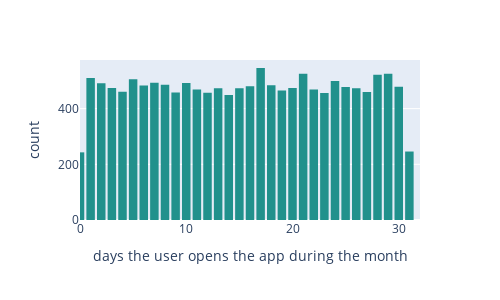

Source (notebook cell):
### Code cell
# Histogram
fig = px.histogram(data_frame=df, x='activity_days',
                   labels={'activity_days':'days the user opens the app during the month'},
                   range_x=[0,df.activity_days.max()+1], nbins=50,
                   color_discrete_sequence=["#21918c"])
fig.update_layout(height=300, width=500, bargap=.2)

### Figure 1 — Plotly figure (JSON) as saved in the notebook; plotly's stock layout.template omitted (floating-point values rounded to 4 significant figures; data arrays with more than 128 entries replaced by an {"elided": "..."} marker saying what was removed)
{"data": [{"alignmentgroup": "True", "bingroup": "x", "hovertemplate": "days the user opens the app during the month=%{x}<br>count=%{y}<extra></extra>", "legendgroup": "", "marker": {"color": "#21918c", "pattern": {"shape": ""}}, "name": "", "nbinsx": 50, "offsetgroup": "", "orientation": "v", "showlegend": false, "type": "histogram", "x": {"elided": "14999 int values"}, "xaxis": "x", "yaxis": "y"}], "layout": {"bargap": 0.2, "barmode": "relative", "height": 300, "legend": {"tracegroupgap": 0}, "margin": {"t": 60}, "width": 500, "xaxis": {"anchor": "y", "domain": [0, 1], "range": [0, 32], "title": {"text": "days the user opens the app during the month"}, "type": "linear"}, "yaxis": {"anchor": "x", "autorange": true, "domain": [0, 1], "range": [0, 574.7], "title": {"text": "count"}}}}
